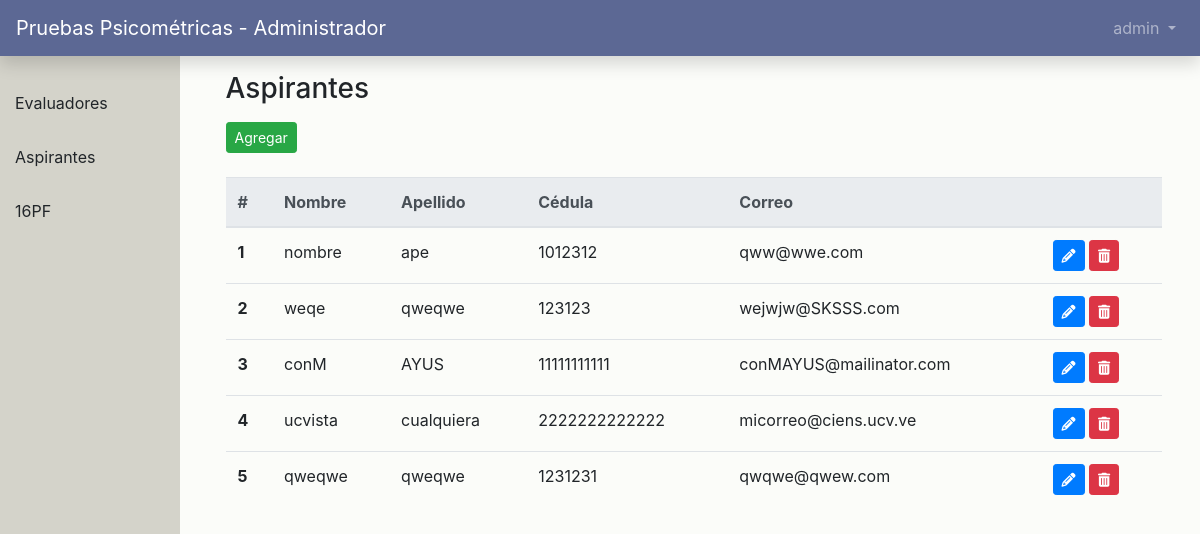
Page /dash/aspirantes (signed in) on the committed database.
### users/models.py (models this page shows, shortened)
class CustomUser(AbstractUser):
    role = models.PositiveIntegerField(null=True, blank=True)
    updated_password = models.BooleanField(null=True, blank=True)
    date_born = models.DateField(null=True, blank=True)
    gender = models.CharField(null=True, blank=True, max_length=12)
    def get_role(self):
        return '%s' % (self.role)

### main_app/views.py (the view)
# urls.py: path('dash/aspirantes', views.applicants, name='aspirantes'),
def applicants(request):
    applicants = CustomUser.objects.filter(role=2)
    return render(request, 'dashboard/aspirantes.html', {'applicants': applicants})

### templates/dashboard/aspirantes.html (shortened to what this page needs)
{% extends './index.html' %}
{% block main_content %}
    <section class="content">
        <div class="row">
            <div class="col-sm-12">
                <h3>Aspirantes</h3>
            </div>
        </div>
        <div class="row mb-4 mt-2">
            <div class="col-sm-12">
                <button type="button" class="btn btn-success btn-sm" data-toggle="modal" data-target="#agregarModal">Agregar</button>
            </div>
        </div>
        <div class="row">
            <div class="col-sm-12">
                <table class="table">
                    <thead class="thead-light">
                        <tr>
                            <th scope="col">#</th>
                            <th scope="col">Nombre</th>
                            <th scope="col">Apellido</th>
                            <th scope="col">Cédula</th>
                            <th scope="col">Correo</th>
                            <th scope="col"></th>
                        </tr>
                    </thead>
                    <tbody>
                        {% for applicant in applicants %}
                            <tr>
                                <th scope="row">{{ forloop.counter }}</th>
                                <td>{{ applicant.first_name }}</td>
                                <td>{{ applicant.last_name }}</td>
                                <td>{{ applicant.username }}</td>
                                <td>{{ applicant.email }}</td>
                                <td>
                                    <button type="button" user-id="{{applicant.id}}" class="btn btn-primary btn-sm btn-edit" data-toggle="modal" data-target="#editarModal" ><i user-id="{{applicant.id}}" class="fas fa-pencil-alt"></i></button>
                                    <button type="button" user-id="{{applicant.id}}" class="btn btn-danger btn-sm btn-delete"><i user-id="{{applicant.id}}" class="fas fa-trash-alt"></i></button>
                                </td>
                            </tr>
                        {% endfor %}
                    </tbody>
                </table>
            </div>
        </div>
    </section>
{% endblock %}

### templates/navbar.html (shortened to what this page needs)
{% block navbar %}
<nav class="navbar navbar-expand-md navbar-dark mb-4 fixed-top shadow" style="background-color: #5c6894">
    {% if user.get_role == '1' %}
        <a class="navbar-brand" href="{% url 'home' %}">Pruebas Psicométricas - Evaluador</a>
    {% elif user.get_role == '0' %}
        <a class="navbar-brand" href="{% url 'home' %}">Pruebas Psicométricas - Administrador</a>
    {% elif user.get_role == '2' %}
        <a class="navbar-brand" href="{% url 'home' %}">Pruebas Psicométricas - 16PF</a>
    {% else %}
        <a class="navbar-brand" href="{% url 'home' %}">Pruebas Psicométricas</a>
    {% endif %}
    <div class="collapse navbar-collapse" id="navbarCollapse">
        {% if user.is_authenticated %}
        <ul class="navbar-nav ml-auto">
            <li class="nav-item">
                <a
                    class="nav-link dropdown-toggle"
                    href="#"
                    id="userMenu"
                    data-toggle="dropdown"
                    aria-haspopup="true"
                    aria-expanded="false"
                >
                    {{ user.username }}
                </a>
            </li>
        </ul>
        {% endif %}
    </div>
</nav>
{% endblock navbar %}

### static/css/styles.css (style rules this page uses)
body { background-color: #fbfcf9; }
.content { padding-top: 6vw; padding-left: 18%; width: 98%; }

### rows in the picture
CustomUser: username "admin"
CustomUser: first_name "nombre", last_name "ape", username "1012312", email "qww@wwe.com"
CustomUser: first_name "weqe", last_name "qweqwe", username "123123", email "wejwjw@SKSSS.com"
CustomUser: first_name "conM", last_name "AYUS", username "11111111111", email "conMAYUS@mailinator.com"
CustomUser: first_name "ucvista", last_name "cualquiera", username "2222222222222", email "micorreo@ciens.ucv.ve"
CustomUser: first_name "qweqwe", last_name "qweqwe", username "1231231", email "qwqwe@qwew.com"
